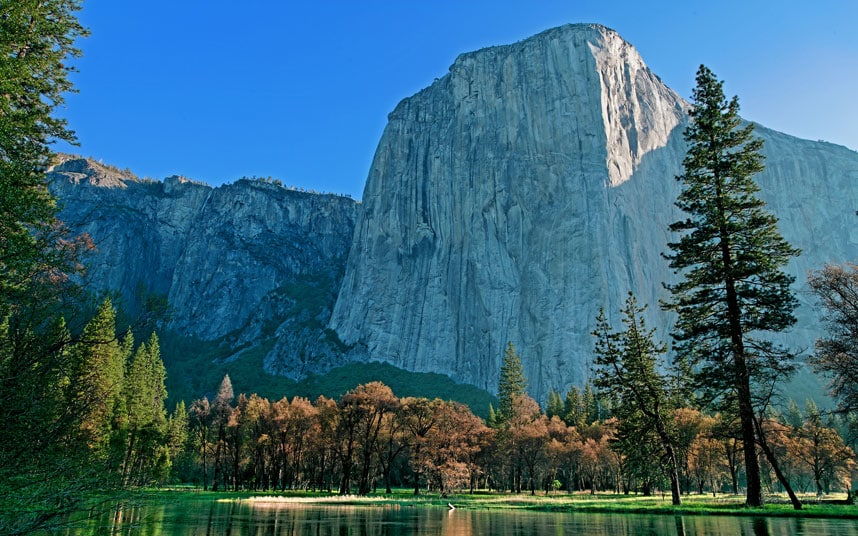
//> input picture Project2/PA-2-Images/P-1/ElCapitan.jpg, 858 x 536 px
$ ./Q1   (built with g++ and OpenCV 4)
//> lines starting //> are read from the running program, lines starting //| are printed output that depends on the picture
#include <opencv2/opencv.hpp>
#include <string>
#include <vector>
#include <cmath>

cv::Mat ToonShadingAlg(const cv::Mat &image, int Levels) {
    cv::Mat result(image.rows, image.cols, CV_8UC3);
    const float level_size = 255.f / Levels;
    const uchar *img_data = image.datastart;
    uchar *ToonShadingValues = result.data;
    while (img_data != image.dataend)
        *ToonShadingValues++ = uchar((int)(*img_data++ / level_size) * level_size);
    return result;
}
cv::Mat ColorCompressionAlg(const cv::Mat &image, int Levels) {
    cv::Mat result;
    const float level_size = 255.f / Levels;
    cv::cvtColor(image, result, cv::COLOR_BGR2HSV);
    for (auto row = 0; row < result.rows; row++)
        for (auto col = 0; col < result.cols; col++)
            result.at<cv::Vec3b>(row, col)[1] = uchar(result.at<cv::Vec3b>(row, col)[1] / level_size) * level_size;
    cv::cvtColor(result, result, cv::COLOR_HSV2BGR);
    return result;
}
cv::Mat ResultantImage(const std::vector<cv::Mat> &ImageVector,
                            int ROW, int COL, const cv::Size &ImageSize) {
    cv::Mat All_Images = cv::Mat::zeros(ImageSize.height, ImageSize.width, CV_8UC3);
    const int WIDTH = ImageSize.width / COL, HEIGHT = ImageSize.height / ROW;
    int FinalWidth = 0, FinalHeight = 0;
    cv::Mat img_resized;
    for (const cv::Mat &image : ImageVector) {
        auto NewWidth = image.cols * (float(HEIGHT) / image.rows);
        auto NewHeight = image.rows * (float(WIDTH) / image.cols);
        if (NewWidth <= WIDTH)
            cv::resize(image, img_resized, cv::Size(NewWidth, HEIGHT));
        else
            cv::resize(image, img_resized, cv::Size(WIDTH, NewHeight));
        for (auto IndexRow = 0; IndexRow < img_resized.rows; IndexRow++)
            for (auto IndexCol = 0; IndexCol < img_resized.cols; IndexCol++)
                All_Images.at<cv::Vec3b>(IndexRow + FinalHeight, IndexCol + FinalWidth) = ((image.type() == CV_8UC3)
                                                        ? img_resized.at<cv::Vec3b>(IndexRow, IndexCol) :
                                                        cv::Vec3b(img_resized.at<uint8_t>(IndexRow, IndexCol),
                                                        img_resized.at<uint8_t>(IndexRow, IndexCol), img_resized.at<uint8_t>(IndexRow, IndexCol)));
        FinalWidth += WIDTH;
        if (FinalWidth >= ImageSize.width - WIDTH + 1) {
            FinalWidth = 0;
            FinalHeight += HEIGHT;
        }
    }
    return All_Images;
}
int main(int argc, char *argv[]) {
    std::vector<cv::Mat> ImageVector;
    const std::vector<std::string> Images = {      "PA-2-Images/P-1/ElCapitan.jpg" ,
                                                   "PA-2-Images/P-1/Lilly.jpg"     ,
                                                   "PA-2-Images/P-1/Orchids.jpg"   ,
                                                   "PA-2-Images/P-1/OrchidsY.jpg"  ,
                                                   "PA-2-Images/P-1/Parrot.jpg"    };
    const std::vector<int> Levels = {2, 4, 8, 16};
    for (auto file_name : Images) {
        ImageVector.push_back(cv::imread(file_name));
//> ImageVector[0] is the input picture: 536 rows x 858 cols, CV_8UC3; mean B, G, R 118.7, 100.4, 56
    }
    for (int i = 0; i < Images.size(); ++i) {
        std::vector<cv::Mat> ToonShading = {ImageVector[i].clone()};
        std::vector<cv::Mat> color_compressed = {ImageVector[i].clone()};
        for (auto compression_level : Levels)
            ToonShading.push_back(ToonShadingAlg(ImageVector[i], compression_level));
        for (auto compression_level : Levels)
            color_compressed.push_back(ColorCompressionAlg(ImageVector[i], compression_level));
        std::string result_file_name = Images[i].substr(0, Images[i].find_first_of('.'));
        result_file_name += "_results.jpg";
        std::vector<cv::Mat> temp_disp = ToonShading;
        for (const cv::Mat &m : color_compressed)
            temp_disp.push_back(m.clone());
        cv::Mat result = ResultantImage(temp_disp, 2, ToonShading.size(),
                                              cv::Size(ImageVector[i].cols *
                                              (1 + ToonShading.size()), 2 * ImageVector[i].rows));

        cv::imwrite(result_file_name, result);

    }
//> this loop made 5 passes
//> pass 1, `cv::imwrite(result_file_name, result);`:
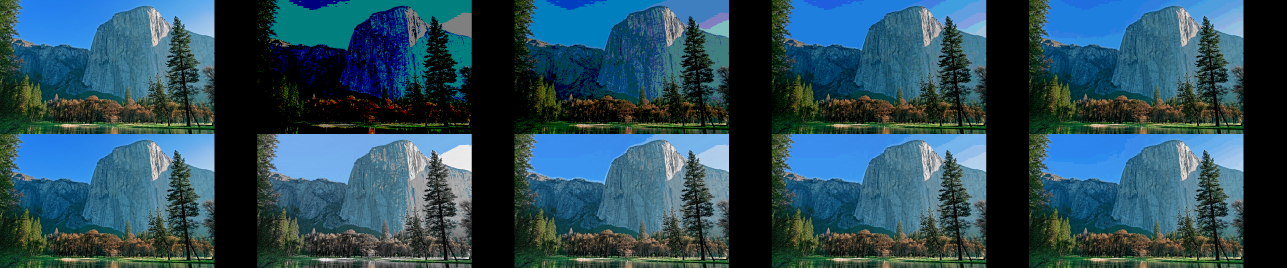
//> saved as ElCapitan_results.jpg: 1072 rows x 5148 cols, CV_8UC3 (shown at 1/4 size); mean B, G, R 90, 76, 42.9
    cv::waitKey(0);
    cv::destroyAllWindows();
    return 0;
}
